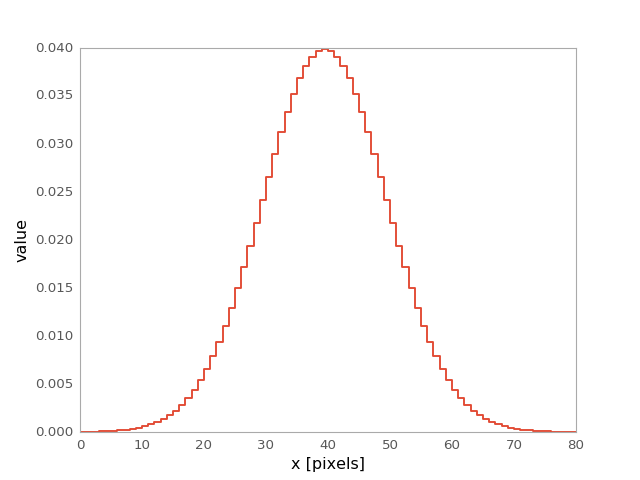

The script that drew this image:
import matplotlib.pyplot as plt
from astropy.convolution import Gaussian1DKernel
gauss_1D_kernel = Gaussian1DKernel(10)
plt.plot(gauss_1D_kernel, drawstyle='steps')
plt.xlabel('x [pixels]')
plt.ylabel('value')
plt.show()
